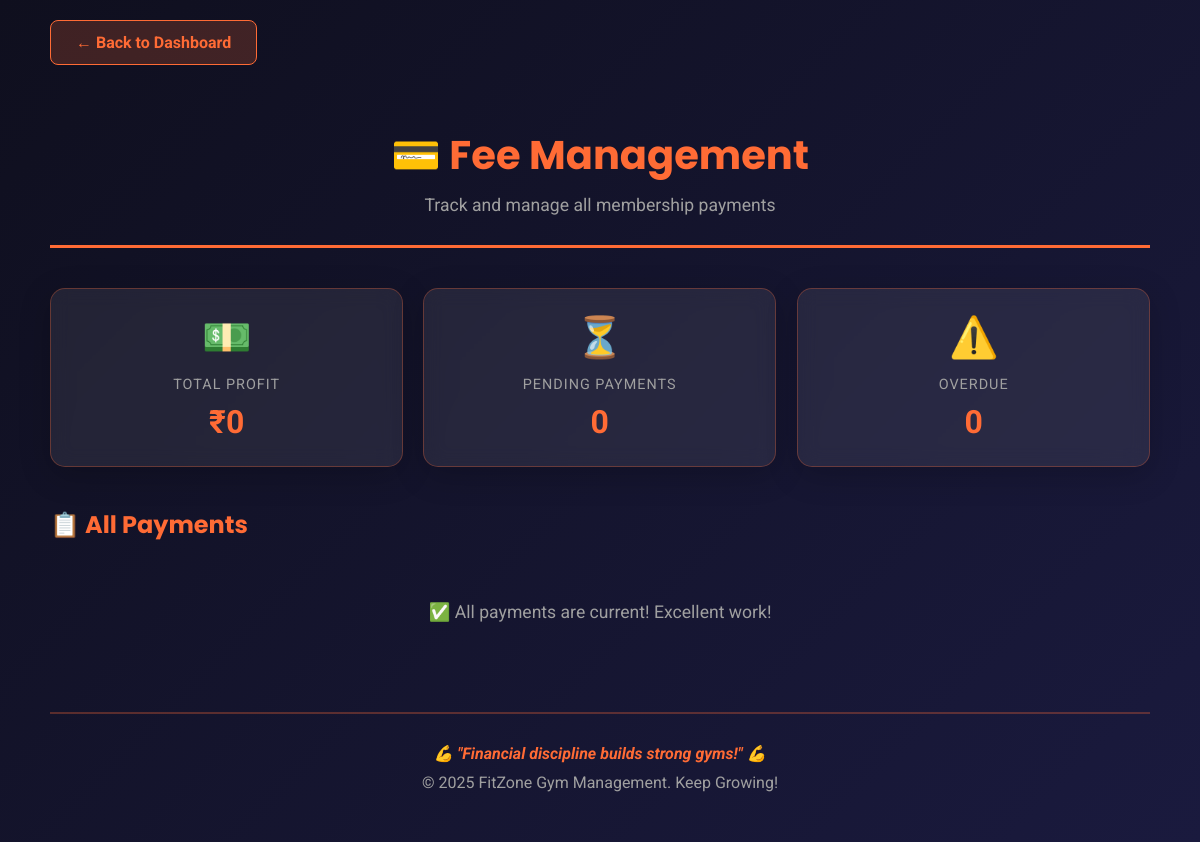
The page /fees on the database as committed earlier.
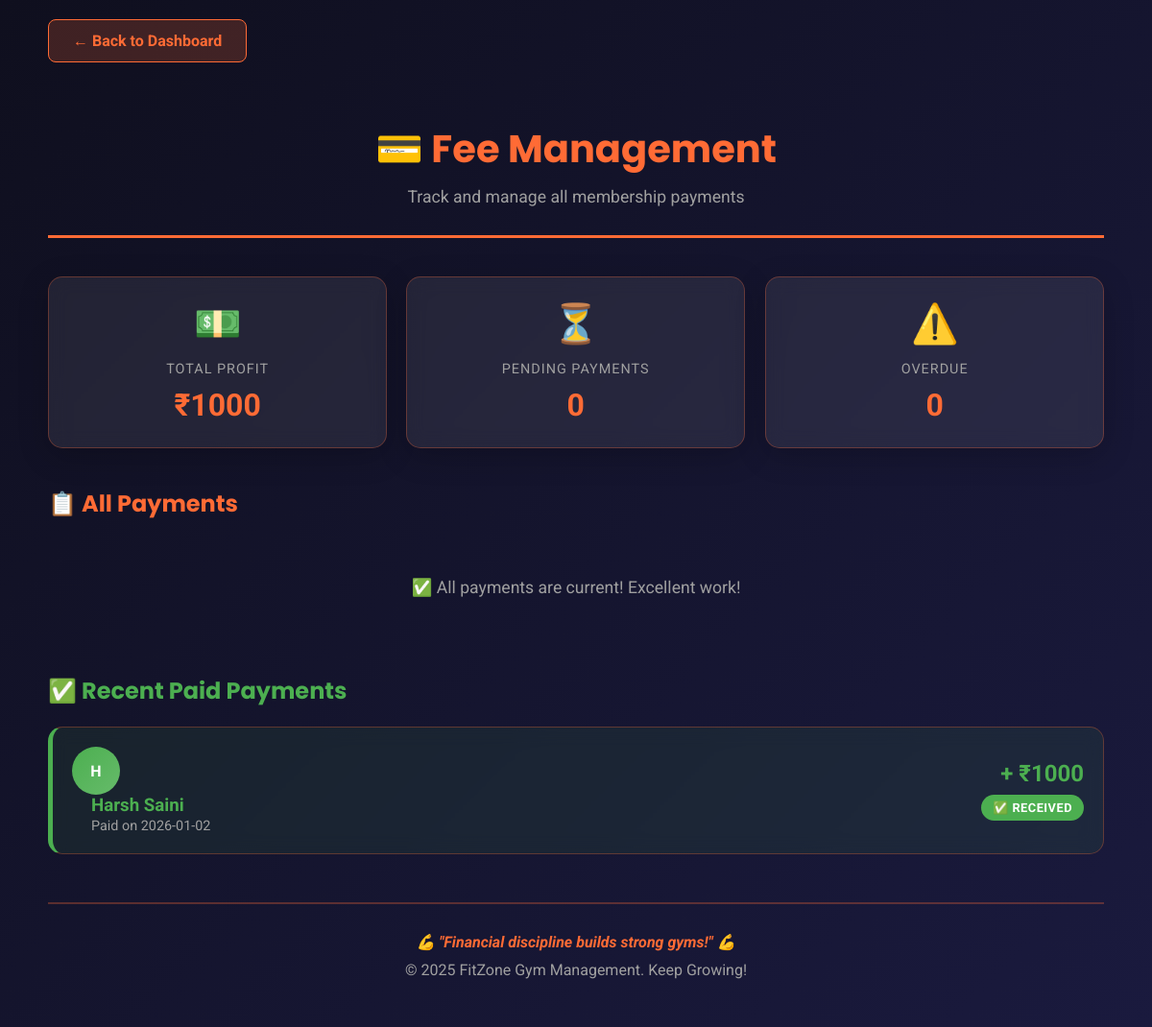
The same page on the database as committed later.
### tables this page shows
CREATE TABLE profits (
            id INTEGER PRIMARY KEY AUTOINCREMENT,
            member_id INTEGER,
            amount REAL,
            payment_date TEXT,
            fee_id INTEGER,
            UNIQUE(fee_id)
        );

CREATE TABLE members (
            id INTEGER PRIMARY KEY AUTOINCREMENT,
            name TEXT UNIQUE,
            phone TEXT,
            email TEXT,
            join_date TEXT,
            start_weight REAL,
            status TEXT DEFAULT 'active'
        );

### app.py (the view)
@app.route("/fees")
def fees_dashboard():
    today = datetime.now().strftime("%Y-%m-%d")
    with get_db() as db:
        pending_fees = db.execute("""
            SELECT f.id, m.id, m.name, f.amount, f.next_due
            FROM fees f JOIN members m ON f.member_id=m.id
            WHERE f.paid_status='pending'
        """).fetchall()
        total_profit = db.execute(
            "SELECT COALESCE(SUM(amount), 0) FROM profits"
        ).fetchone()[0]
        profit_entries = db.execute("""
            SELECT m.name, p.amount, p.payment_date
            FROM profits p JOIN members m ON p.member_id=m.id
            ORDER BY p.payment_date DESC
            LIMIT 20
        """).fetchall()
    overdue_count = sum(1 for f in pending_fees if f["next_due"] < today)
    return render_template(
        "fees.html",
        pending_fees=pending_fees,
        overdue_count=overdue_count,
        total_profit=total_profit,
        profit_entries=profit_entries
    )

### app.py (called while the page is built)
def get_db():
    conn = sqlite3.connect(DB_NAME)
    conn.row_factory = sqlite3.Row
    return conn

### templates/fees.html (shortened to what this page needs)
<!DOCTYPE html>
<html lang="en">
<head>
</head>
<body>
    <div class="container">
        <a href="/" class="back-link">← Back to Dashboard</a>
        <header>
            <h1>💳 Fee Management</h1>
            <p class="subtitle">Track and manage all membership payments</p>
        </header>
        <div class="stats-grid">
            <div class="stat-card">
                <div class="stat-icon">💵</div>
                <div class="stat-label">Total Profit</div>
                <div class="stat-value">₹{{ total_profit|int }}</div>
            </div>
            <div class="stat-card">
                <div class="stat-icon">⏳</div>
                <div class="stat-label">Pending Payments</div>
                <div class="stat-value">{{ pending_fees|length }}</div>
            </div>
            <div class="stat-card">
                <div class="stat-icon">⚠️</div>
                <div class="stat-label">Overdue</div>
                <div class="stat-value">{{ overdue_count }}</div>
            </div>
        </div>
        <h2 style="color: #ff6b35; margin-bottom: 20px; font-family: 'Poppins', sans-serif;">📋 All Payments</h2>
        {% if pending_fees %}
        <div class="fee-list">
            {% for fee in pending_fees %}
            <div class="fee-card">
                <div class="fee-info">
                    <div class="member-avatar">{{ fee[2][0].upper() }}</div>
                    <div class="member-details">
                        <h3>{{ fee[2] }}</h3>
                        <a href="/member/{{ fee[1] }}">View Profile</a>
                    </div>
                </div>
                <div class="fee-amount">
                    <div class="amount-value">₹{{ fee[3]|int }}</div>
                    <div class="due-date">Due: {{ fee[4] }}</div>
                    <span class="status-badge pending">📌 Pending</span>
                    <form action="/pay-fees/{{ fee[1] }}" method="POST">
                        <button type="submit" class="mark-paid-btn">✅ Mark as Paid</button>
                    </form>
                </div>
            </div>
            {% endfor %}
        </div>
        {% else %}
        <div class="no-records">
            ✅ All payments are current! Excellent work!
        </div>
        {% endif %}
        {% if profit_entries %}
        <h2 style="color: #4caf50; margin: 40px 0 20px 0; font-family: 'Poppins', sans-serif;">✅ Recent Paid Payments</h2>
        <div class="fee-list">
            {% for payment in profit_entries %}
            <div class="fee-card" style="border-left: 5px solid #4caf50; background: rgba(76, 175, 80, 0.1);">
                <div class="fee-info">
                    <div style="width:50px;height:50px;border-radius:50%;background:linear-gradient(135deg,#4caf50,#66bb6a);display:flex;align-items:center;justify-content:center;font-weight:bold;color:#fff;">
                        {{ payment[0][0].upper() }}
                    </div>
                    <div style="margin-left: 20px;">
                        <h3 style="color:#4caf50;">{{ payment[0] }}</h3>
                        <a href="#" style="color:#a0a0a0;text-decoration:none;font-size:0.9em;">Paid on {{ payment[2] }}</a>
                    </div>
                </div>
                <div class="fee-amount">
                    <div class="amount-value" style="color: #4caf50;">+ ₹{{ payment[1]|int }}</div>
                    <span class="status-badge paid">✅ Received</span>
                </div>
            </div>
            {% endfor %}
        </div>
        {% endif %}
        <footer>
            <p class="motivation">💪 "Financial discipline builds strong gyms!" 💪</p>
            <p>&copy; 2025 FitZone Gym Management. Keep Growing!</p>
        </footer>
    </div>
</body>
</html>

Rows that differ between the two databases and show on the page:
added profits: name "H", name "Harsh Saini", payment_date "2026-01-02", amount "1000"
Other text that changed with them:
{{ total_profit|int }}: "0" → "1000"
text now shown: "✅ Recent Paid Payments"
